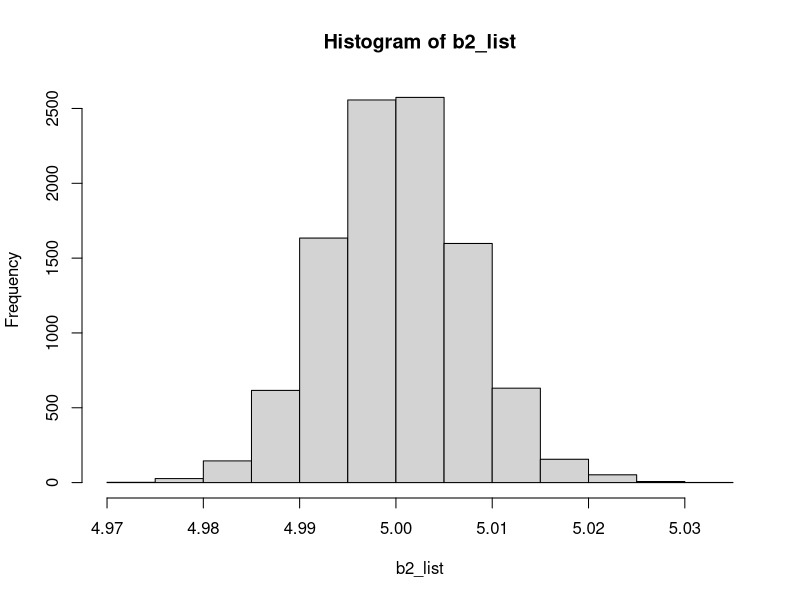

Source code (R):

## write simulation code to validate the orthogonal optimization

## Set up true regression model -----
## y = b1*x1 + b2*x2 + epsilon
## epsilon ~ N(0, sigma)
set.seed(2021)
library(mvtnorm)
n = 100
b1 = 2
b2 = 5
sigma = 0.1

n.sim = 10000
b2_list = c()
b2_multi = c()
for ( i in 1:n.sim){
  X = rmvnorm(n, mean=c(0.5,1.5), sigma=matrix(c(1,0.5,0.5,1), ncol = 2))
  x1 = X[,1]
  x2 = X[,2]
  epsilon = rnorm(n, 0, sd=sigma)
  
  y = b1*x1 + b2*x2 + epsilon
  ## Obtain b2 via orthogonal optimization-----
  ### 1. regress y ~ x1 -----
  ## exclude components explained by x1 from y
  fit1 <- lm(y ~ x1-1)
  e_yx1 <- fit1$residuals
  
  ### 2. regress x2 ~ x1 -----
  ## exclude components explained by x1 from x2
  fit2 <- lm(x2 ~ x1-1)
  e_x2x1 <- fit2$residuals
  
  ### 3. regress e_yx1 ~ e_x2x1 -----
  fit3 <- lm(e_yx1 ~ e_x2x1-1)
  b2_est <- summary(fit3)$coefficients[1,1]
  b2_list <- c(b2_list,b2_est)
  
}


## estimated b2 is quite close to the true b2:
hist(b2_list)
mean(b2_list) # 5.000048

## averaged biasness of estimated b2 is almost 0:
mean(b2_list-b2) ## 4.76883e-05

## RMSE of estimated b2 is:
sqrt(mean((b2_list-b2)^2)) # 0.012




